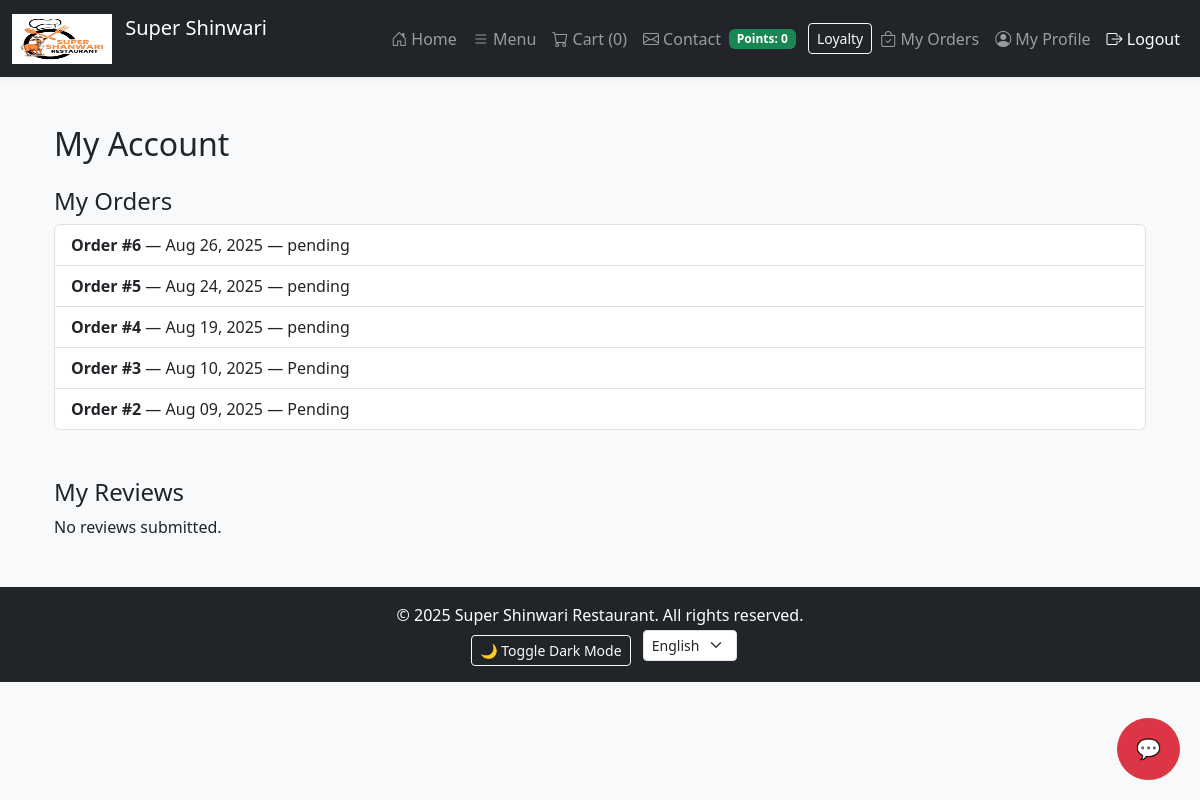
The page /my-account/ (signed in) on the database as committed earlier.
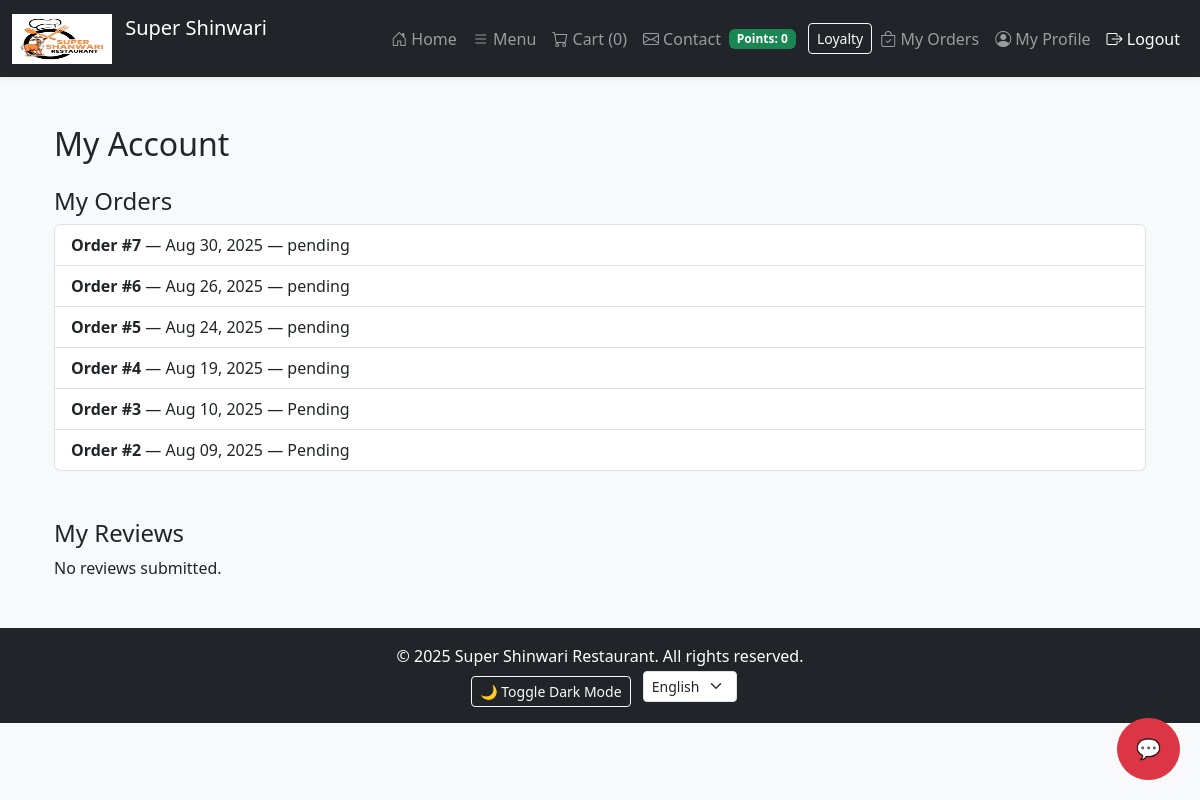
The same page on the database as committed later.
### core/models.py (models this page shows, shortened)
class Order(models.Model):
    STATUS_CHOICES = (
        ('pending', 'Pending'),
        ('processing', 'Processing'),
        ('delivered', 'Delivered'),
        ('cancelled', 'Cancelled'),
    )
    user = models.ForeignKey(settings.AUTH_USER_MODEL, on_delete=models.CASCADE, related_name='orders')
    full_name = models.CharField(max_length=200)
    phone = models.CharField(max_length=20)
    address = models.TextField()
    branch = models.ForeignKey(Branch, on_delete=models.SET_NULL, null=True, blank=True, related_name='orders')
    total_price = models.DecimalField(max_digits=10, decimal_places=2, default=0)
    status = models.CharField(max_length=20, choices=STATUS_CHOICES, default='pending')
    created_at = models.DateTimeField(auto_now_add=True)
    class Meta:
        ordering = ['-created_at']

### core/views.py (the view)
# urls.py: path('my-account/', views.my_account, name='my_account'),
@login_required
def my_account(request):
    return render(request, 'my_account.html', {
        'orders': Order.objects.filter(user=request.user).order_by('-created_at'),
        'reviews': Review.objects.filter(user=request.user).order_by('-created_at')
    })

### core/context_processors.py (called while the page is built)
def cart_item_count(request):
    total = 0
    if request.user.is_authenticated:
        cart = Cart.objects.filter(user=request.user).first()
        if cart:
            total = CartItem.objects.filter(cart=cart).aggregate(total=Sum('quantity'))['total'] or 0
    return {'cart_item_count': total}

### core/loyalty.py (called while the page is built)
def get_profile(user):
    profile, _ = UserProfile.objects.get_or_create(user=user)
    return profile

### core/models.py (called while the page is built)
    @property
    def cart_items(self):
        return self.items.all()

### templates/my_account.html
{% extends 'base.html' %}
{% block content %}
<div class="container mt-5">
    <h2 class="mb-4">My Account</h2>
    <div class="mb-5">
        <h4>My Orders</h4>
        {% if orders %}
            <ul class="list-group">
                {% for order in orders %}
                <li class="list-group-item">
                    <strong>Order #{{ order.id }}</strong> — {{ order.created_at|date:"M d, Y" }} — {{ order.status }}
                </li>
                {% endfor %}
            </ul>
        {% else %}
            <p>No orders found.</p>
        {% endif %}
    </div>
    <div>
        <h4>My Reviews</h4>
        {% if reviews %}
            {% for r in reviews %}
            <div class="border p-3 mb-2">
                ⭐ {{ r.rating }} — {{ r.created_at|date:"M d, Y H:i" }}
                <p class="mb-0">{{ r.comment }}</p>
            </div>
            {% endfor %}
        {% else %}
            <p>No reviews submitted.</p>
        {% endif %}
    </div>
</div>
{% endblock %}

Rows that differ between the two databases and show on the page:
added Order: id "7", created_at "Aug 30, 2025", status "pending"
